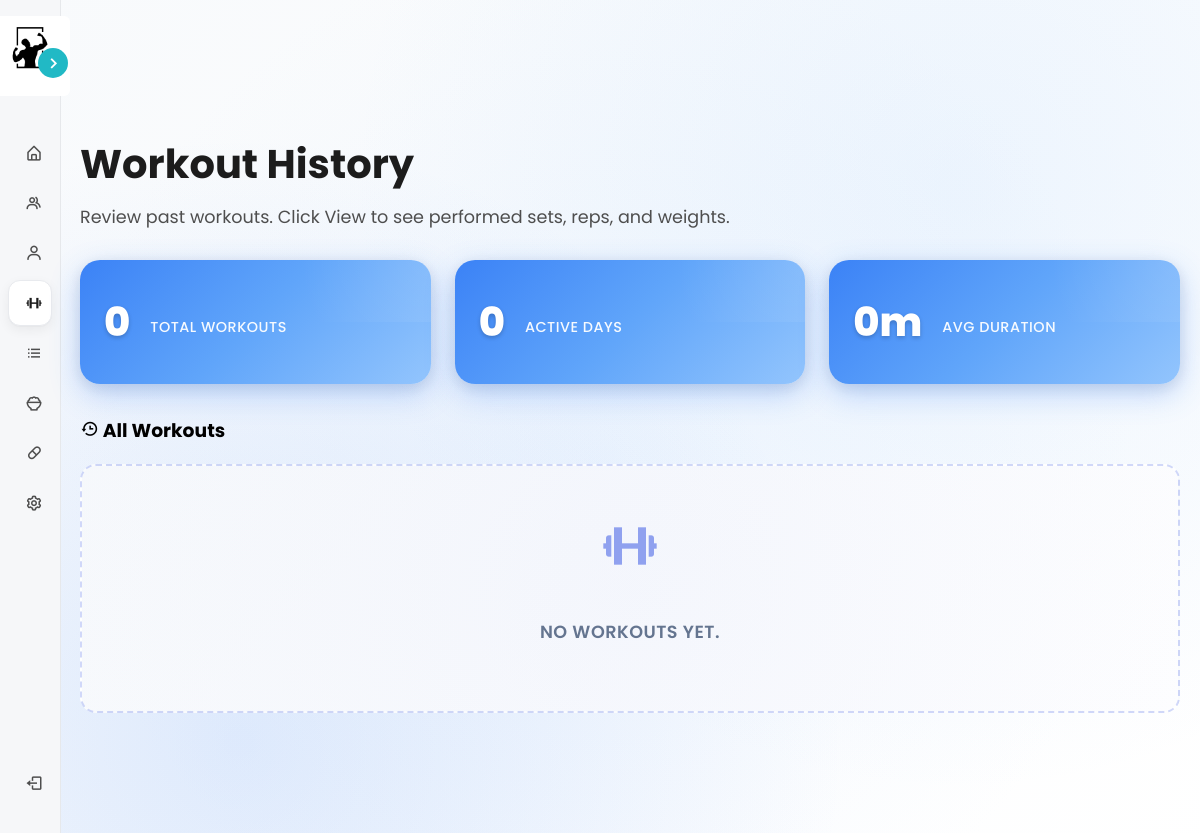
Page /views/member/workout.php (signed in) on the earlier database version.
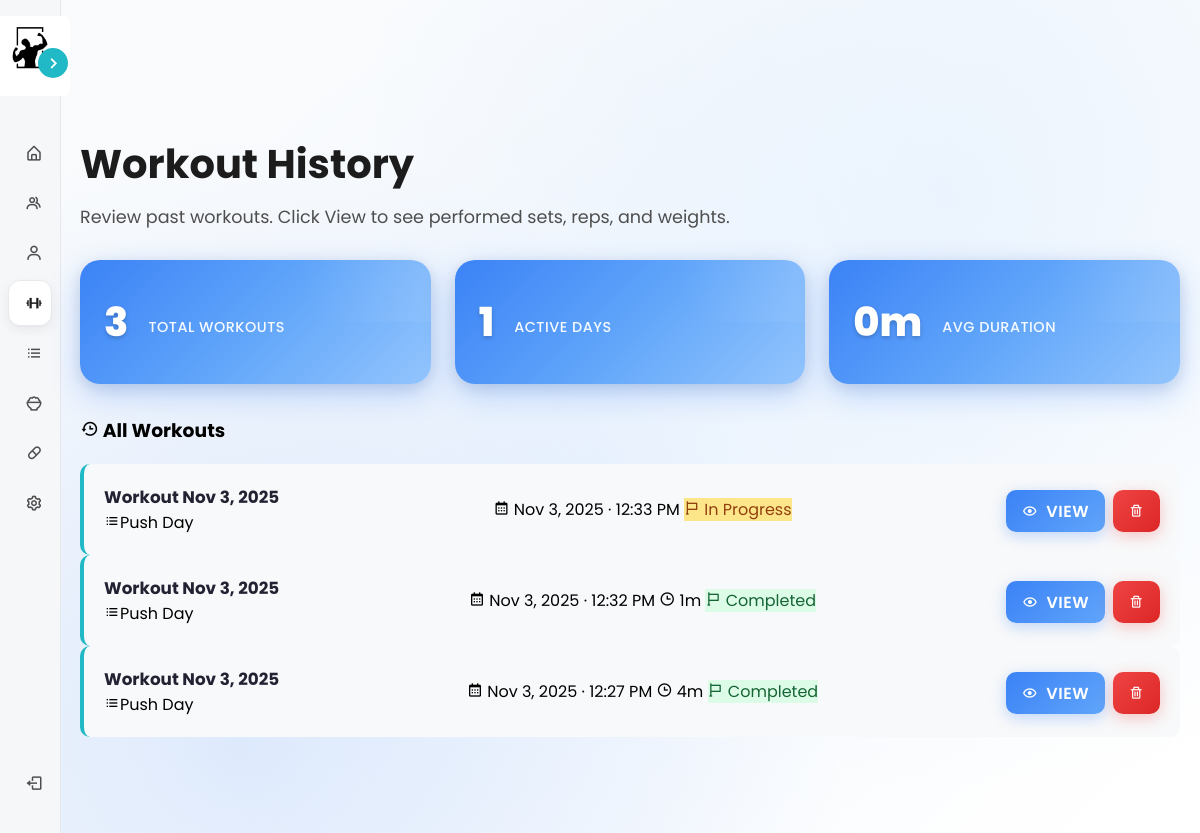
Same page on the later database version.
### tables this page shows
CREATE TABLE `workouts` (
  `workout_id` int(11) NOT NULL,
  `routine_id` int(11) NOT NULL,
  `workout_name` varchar(100) NOT NULL,
  `created_at` timestamp NOT NULL DEFAULT current_timestamp(),
  `end_time` timestamp NULL DEFAULT NULL
);

CREATE TABLE `workout_routines` (
  `routine_id` int(11) NOT NULL,
  `user_id` int(11) NOT NULL,
  `routine_name` varchar(100) NOT NULL,
  `description` text DEFAULT NULL,
  `is_public` tinyint(1) NOT NULL DEFAULT 0,
  `created_at` timestamp NOT NULL DEFAULT current_timestamp()
);

### config/database.php (called while the page is built, shortened)
<?php
class Database {
    private $host = "localhost";
    private $db_name = "gymmanagement";
    private $username = "root";
    private $password = "";
    public function getConnection() {
        $this->conn = null;
        try {
            $this->conn = new PDO("mysql:host=" . $this->host . ";dbname=" . $this->db_name,
                                   $this->username, $this->password);
            $this->conn->exec("set names utf8");
        } catch(PDOException $exception) {
            echo "Connection error: " . $exception->getMessage();
        }
        return $this->conn;
    }
}
?>

### controllers/WorkoutController.php (called while the page is built, shortened)
<?php
require_once __DIR__ . '/../models/Workout.php';
require_once __DIR__ . '/../models/Exercise.php';
require_once __DIR__ . '/../models/WorkoutRoutine.php';
require_once __DIR__ . '/../config/database.php';
class WorkoutController {
    private $workoutModel;
    private $exerciseModel;
    public $routineModel;
    public function __construct() {
        $this->db = (new Database())->getConnection();
        $this->workoutModel = new Workout($this->db);
        $this->exerciseModel = new Exercise($this->db);
        $this->routineModel = new WorkoutRoutine($this->db);
    }
    public function handleWorkoutTracking() {
        $user_id = $_SESSION['user_id'] ?? 0;
        return $this->getWorkoutData($user_id);
    }
    private function getWorkoutData($user_id) {
        $workouts = $this->workoutModel->getWorkoutsByUser($user_id);
        $exercises = $this->exerciseModel->getAllExercises();
        $routines = $this->routineModel->getRoutinesByUser($user_id);
        $stats = $this->workoutModel->getWorkoutStats($user_id);
        return [
            'workouts' => $workouts,
            'exercises' => $exercises,
            'routines' => $routines,
            'stats' => $stats
        ];
    }
}
?>

### models/Workout.php (called while the page is built, shortened)
<?php
class Workout {
    private $conn;
    public function __construct($db) {
        $this->conn = $db;
    }
    public function getWorkoutsByUser($user_id) {
        $stmt = $this->conn->prepare("
            SELECT w.*, wr.routine_name
            FROM workouts w
            LEFT JOIN workout_routines wr ON w.routine_id = wr.routine_id
            ORDER BY w.created_at DESC
        ");
        $stmt->execute();
        return $stmt->fetchAll(PDO::FETCH_ASSOC);
    }
    public function getWorkoutStats($user_id, $days = 30) {
        $stmt = $this->conn->prepare("
            SELECT
                COUNT(*) as total_workouts,
                COUNT(DISTINCT DATE(created_at)) as active_days,
                0 as avg_duration
            FROM workouts
            WHERE created_at >= DATE_SUB(NOW(), INTERVAL :days DAY)
        ");
        $stmt->bindParam(':days', $days, PDO::PARAM_INT);
        $stmt->execute();
        return $stmt->fetch(PDO::FETCH_ASSOC);
    }
}
?>

### models/Exercise.php (called while the page is built, shortened)
<?php
class Exercise {
    private $conn;
    public function __construct($db) {
        $this->conn = $db;
    }
    public function getAllExercises() {
        $stmt = $this->conn->prepare("SELECT * FROM exercises ORDER BY name ASC");
        $stmt->execute();
        return $stmt->fetchAll(PDO::FETCH_ASSOC);
    }
}
?>

### models/WorkoutRoutine.php (called while the page is built, shortened)
<?php
class WorkoutRoutine {
    private $conn;
    public function __construct($db) {
        $this->conn = $db;
    }
    public function getRoutinesByUser($user_id) {
        $stmt = $this->conn->prepare("
            SELECT wr.routine_id as id, wr.routine_name as name, wr.description, wr.is_public, wr.created_at,
                   COUNT(re.re_id) as exercise_count
            FROM workout_routines wr
            LEFT JOIN routine_exercises re ON wr.routine_id = re.routine_id
            WHERE wr.user_id = :user_id
            GROUP BY wr.routine_id
            ORDER BY wr.created_at DESC
        ");
        $stmt->bindParam(':user_id', $user_id, PDO::PARAM_INT);
        $stmt->execute();
        return $stmt->fetchAll(PDO::FETCH_ASSOC);
    }
}
?>

### views/member/workout.php (the view, shortened to what the changed rows need)
<?php
require_once '../../controllers/WorkoutController.php';
$workoutController = new WorkoutController();
$data = $workoutController->handleWorkoutTracking();
?>
<!DOCTYPE html>
<html lang="en">
<head>
    <link rel="stylesheet" href="../../assets/css/member_styles.css">
    <link rel="stylesheet" href="../../assets/css/workout_styles.css">
    <link href='https://unpkg.com/boxicons@2.1.4/css/boxicons.min.css' rel='stylesheet'>
</head>
<body>
    <?php include '../components/dynamic_sidebar.php'; ?>
    <div class="main-content">
        <div class="content-wrapper">
            <div class="dashboard-header">
                <h1>Workout History</h1>
            </div>
            <div class="quick-stats">
                <div class="stat-card">
                    <h4><?= $data['stats']['total_workouts'] ?? 0 ?></h4>
                    <p>Total Workouts</p>
                </div>
                <div class="stat-card">
                    <h4><?= $data['stats']['active_days'] ?? 0 ?></h4>
                    <p>Active Days</p>
                </div>
            </div>
            <div class="workout-container">
                    <?php if (!empty($data['workouts'])): ?>
                        <div class="history-wrap">
                            <div class="history-grid">
                            <?php foreach ($data['workouts'] as $workout): ?>
                                <?php
                                    $created = $workout['created_at'] ?? null;
                                    $ended = $workout['end_time'] ?? null;
                                    $dur = 0;
                                    if ($created && $ended) {
                                        $dur = max(0, (int)ceil((strtotime($ended) - strtotime($created))/60));
                                    }
                                    $isInProgress = empty($ended);
                                    $statusLabel = $isInProgress ? 'In Progress' : 'Completed';
                                    $statusStyle = $isInProgress
                                        ? "background:#fde68a;color:#92400e;border-color:#fcd34d;"
                                        : "background:#dcfce7;color:#166534;border-color:#86efac;";
                                ?>
                                <div class="workout-card">
                                    <div class="card-title">
                                        <h4 style="margin:0; font-size:1.05rem; color:#223;"><?= htmlspecialchars($workout['workout_name'] ?? 'Workout') ?></h4>
                                        <?php if (!empty($workout['routine_name'])): ?>
                                            <a class="chip" href="workout_routine_detail.php?id=<?= (int)($workout['routine_id'] ?? 0) ?>">
                                                <i class='bx bx-list-ul'></i><?= htmlspecialchars($workout['routine_name']) ?>
                                            </a>
                                        <?php endif; ?>
                                    </div>
                                    <div class="meta">
                                        <span title="Date"><i class='bx bx-calendar'></i> <?= $created ? date('M j, Y · g:i A', strtotime($created)) : '' ?></span>
                                        <?php if ($dur > 0): ?>
                                            <span title="Duration"><i class='bx bx-time'></i> <?= $dur ?>m</span>
                                        <?php endif; ?>
                                        <span class="chip" style="<?= $statusStyle ?>">
                                            <i class='bx bx-flag'></i> <?= $statusLabel ?>
                                        </span>
                                    </div>
                                    <div class="card-actions">
                                        <button class="btn btn-primary" onclick="viewWorkout(<?= (int)$workout['workout_id'] ?>)">
                                            <i class='bx bx-show'></i> View
                                        </button>
                                        <button class="btn btn-danger" onclick="deleteWorkout(<?= (int)$workout['workout_id'] ?>)">
                                            <i class='bx bx-trash'></i>
                                        </button>
                                    </div>
                                </div>
                            <?php endforeach; ?>
                            </div>
                        </div>
                    <?php else: ?>
                        <div class="no-data">
                            <i class='bx bx-dumbbell'></i>
                            <p>No workouts yet.</p>
                        </div>
                    <?php endif; ?>
            </div>
        </div>
    </div>
</body>
</html>

### views/components/dynamic_sidebar.php (shortened to what the changed rows need)
<?php
$user_role = $_SESSION['role'] ?? 'guest';
$config_path = __DIR__ . '/../../config/sidebar_config.php';
if (file_exists($config_path)) {
    $menu_configs = include $config_path;
}
$current_config = $menu_configs[$user_role] ?? $menu_configs['guest'];
$current_page = basename($_SERVER['PHP_SELF']);
?>
<nav class="sidebar close" id="dynamicSidebar">
    <div class="menu-bar">
        <div class="menu">
            <ul class="menu-links">
                <?php
                $current_section = null;
                $section_count = 0;
                foreach ($current_config['items'] as $idx => $item) {
                    if (isset($item['type']) && $item['type'] === 'section') {
                        if ($current_section !== null) {
                            echo "</ul>\n";
                        }
                        $current_section = $item['label'];
                        $section_id = "collapsible-section-$section_count";
                        echo "<ul class='menu-collapsible' id='$section_id'>\n";
                        $section_count++;
                        continue;
                    }
                    $is_active = isset($item['active']) && $item['active'];
                    if (isset($item['url']) && basename($item['url']) === $current_page) $is_active = true;
                    if (isset($item['type']) && $item['type'] === 'dropdown') {
                        $expanded = $is_active ? ' expanded' : '';
                        echo "<li class=\"nav-link has-dropdown$expanded " . ($is_active ? 'active' : '') . "\">";
                        echo "<button class='dropdown-btn'><i class='bx " . htmlspecialchars($item['icon']) . " icon'></i><span class='text nav-text'>" . htmlspecialchars($item['text']) . "</span><i class='bx bx-chevron-down dropdown-arrow'></i></button>";
                        echo "<ul class='dropdown-container'" . ($is_active ? " style='display:block; opacity:1; transform:none;'" : "") . ">";
                        foreach ($item['submenu'] as $subitem) {
                            echo "<li><a href='" . htmlspecialchars($subitem['url']) . "'><span class='text nav-text'>" . htmlspecialchars($subitem['text']) . "</span></a></li>\n";
                        }
                        echo "</ul>";
                        echo "</li>\n";
                    } else {
                        echo "<li class=\"nav-link " . ($is_active ? 'active' : '') . "\"><a href=\"" . htmlspecialchars($item['url']) . "\" data-tooltip=\"" . htmlspecialchars($item['text']) . "\"><i class='bx " . htmlspecialchars($item['icon']) . " icon'></i><span class='text nav-text'>" . htmlspecialchars($item['text']) . "</span></a></li>\n";
                    }
                }
                if ($current_section !== null) {
                    echo "</ul>\n";
                }
                ?>
            </ul>
        </div>
    </div>
</nav>
<link rel="stylesheet" href="../../assets/css/modal_styles.css">

Differences in the rows shown:
added workouts: workout_name "Workout Nov 3, 2025", routine.routine_name "Push Day", created_at "Nov 3, 2025 · 12:33 PM", statusLabel "In Progress"
added workouts: workout_name "Workout Nov 3, 2025", routine.routine_name "Push Day", created_at "Nov 3, 2025 · 12:32 PM", dur "1", statusLabel "Completed"
added workouts: workout_name "Workout Nov 3, 2025", routine.routine_name "Push Day", created_at "Nov 3, 2025 · 12:27 PM", dur "4", statusLabel "Completed"
Other differences:
$data['stats']['total_workouts']: "0" → "3"
$data['stats']['active_days']: "0" → "1"
text no longer shown: "NO WORKOUTS YET."
